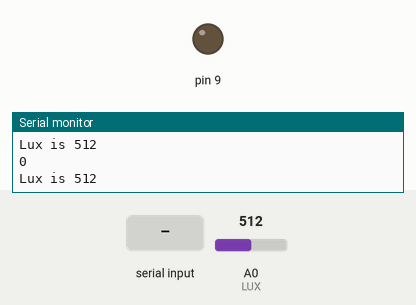
Bench run of a sketch on a simulated Arduino Uno, built with avr-gcc and run on an emulated ATmega328P. On the bench: output pins drawn as LEDs (lit = HIGH), the last lines printed to the serial monitor. Inputs (shaded band) come from the test bench; at power-on: A0 (LUX) = 512.

Above: at 1.8 s.
1.9 s: "1\n" received over the second serial link
At 3.0 s:
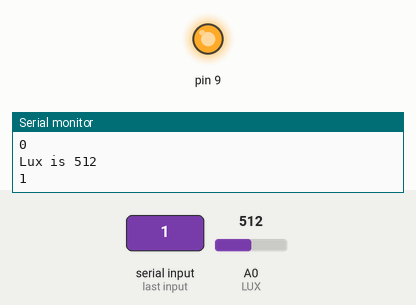
Timing chart, 0 to 5.5 s (numbered marks = the images above; inputs shaded):
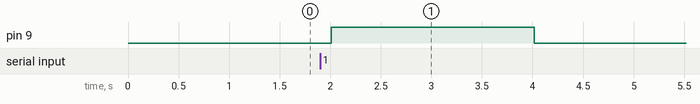

The sketch:

Send.ino
```cpp
#include <SoftwareSerial.h>
SoftwareSerial P_Serial(6, 7);

int LUX = A0;  // analog A0에 조도연결
int LUX_ADC;   // 조도함수 선언
int interruptData;

void setup() {

  Serial.begin(9600);
  P_Serial.begin(9600);  //6,7
  pinMode(9, OUTPUT);    //부저 9핀
}
void loop() {

  LUX_ADC = analogRead(LUX);  //조도값 읽기

  Serial.print("Lux is ");
  Serial.println(LUX_ADC);    // 시리얼 모니터에 조도값 출력
  P_Serial.println(LUX_ADC);  //p_시리얼에 조도값 송신
  delay(1000);

  String data = "";
  while (P_Serial.available()) {
    data = P_Serial.readStringUntil('\n');
  }
  interruptData = data.toInt();
  Serial.println(interruptData);
  if (interruptData == 1)   //버튼(인터럽트)을 누를 시 1의 값을 받고 1초간 부저가 울리고 꺼진다.
  {
    digitalWrite(9, HIGH);
    delay(1000);
  } else {
    digitalWrite(9, LOW);
  }
}
```

Measured:
- after the input at 1.9 s, pin 9: LOW → HIGH after 0.11 s, → LOW 2.0 s later
